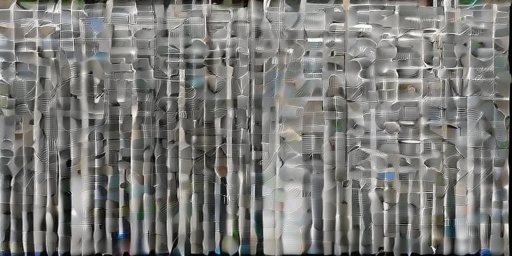
#> input picture samples/browser-lofi/lofi.png, 512 x 256 px
$ python spectrogram_entropy_eval.py --dir ../samples/browser-lofi
#> lines starting #> are read from the running program, lines starting #| are printed output that depends on the picture; long printed decimals are rounded
#!/usr/bin/env python3
"""
Compute spectral entropy for all spectrogram images in a directory, including:
- Overall spectral entropy
- 4 horizontal section entropies (top->bottom)
- 2 vertical section entropies (left half, right half)

Requires: numpy, pillow, scipy
    pip install numpy pillow scipy

Usage:
    python spectral_entropy_images.py --dir ./spectrograms --patterns "*.png" "*.jpg" --recursive --out results.csv
"""
import argparse
import os
import sys
import glob
import csv
from typing import List, Tuple

import numpy as np
from PIL import Image
from scipy.stats import entropy


def spectral_entropy_per_frame(image_2d: np.ndarray) -> float:
    """
    image_2d: [H, W] spectrogram (e.g., [freq, time])
    Returns mean spectral entropy over all time frames.

    We treat axis=0 as frequency bins and axis=1 as time frames.
    """
    if image_2d.ndim != 2:
        raise ValueError(f"Expected 2D array [H, W], got shape {image_2d.shape}")

    # In case negative values appear (e.g., VAE decoded), use magnitude
    S = np.abs(image_2d).astype(np.float64)
    S = S + 1e-8  # Avoid log(0)

    # Normalize per time frame so sum over frequencies = 1
    denom = S.sum(axis=0, keepdims=True)
    denom = np.where(denom <= 0, 1.0, denom)
    P = S / denom  # shape [freq, time]

    # Entropy over frequency axis for each time frame
    H = entropy(P, base=2, axis=0)  # shape [time]
    return float(np.mean(H))


def section_entropies(image_2d: np.ndarray) -> Tuple[List[float], List[float]]:
    """
    Returns:
      horizontal_entropies: list of 4 entropies for top->bottom sections
      vertical_entropies:   list of 2 entropies for left->right sections
    Uses np.array_split to handle sizes not exactly divisible.
    """
    # 4 horizontal bands (split along H / axis=0)
    h_sections = np.array_split(image_2d, 4, axis=0)
    horizontal_entropies = [spectral_entropy_per_frame(sec) for sec in h_sections]

    # 2 vertical bands (split along W / axis=1)
    v_sections = np.array_split(image_2d, 2, axis=1)
    vertical_entropies = [spectral_entropy_per_frame(sec) for sec in v_sections]

    return horizontal_entropies, vertical_entropies


def load_grayscale_image(path: str) -> np.ndarray:
    """
    Load image as float64 grayscale in range [0,1].
    If the input is RGB, it gets converted to luminance using PIL's 'L' mode.
    """
    with Image.open(path) as im:
        im = im.convert("L")
        arr = np.asarray(im, dtype=np.float64) / 255.0  # [H, W] in [0,1]
        return arr


def collect_files(directory: str, patterns: List[str], recursive: bool) -> List[str]:
    files = []
    for pat in patterns:
        pattern = os.path.join(directory, "**", pat) if recursive else os.path.join(directory, pat)
        files.extend(glob.glob(pattern, recursive=recursive))
    files = sorted(set(files))
    return files


def main(argv: List[str]) -> int:
    parser = argparse.ArgumentParser(description="Compute spectral entropy for spectrogram images in a directory.")
    parser.add_argument("--dir", required=True, help="Directory containing images")
    parser.add_argument(
        "--patterns",
        nargs="+",
        default=["*.png", "*.jpg", "*.jpeg", "*.bmp", "*.webp"],
        help="Glob patterns to match files (space-separated)",
    )
    parser.add_argument("--recursive", action="store_true", help="Search subdirectories recursively")
    parser.add_argument("--out", default="spectral_entropy_results.csv", help="Output CSV path")
    parser.add_argument("--fail-on-error", action="store_true", help="Exit non-zero if any file fails to process")

    args = parser.parse_args(argv)

    files = collect_files(args.dir, args.patterns, args.recursive)
    if not files:
        print("No matching image files found.", file=sys.stderr)
        return 1

    # CSV rows: file, overall, H1..H4, V1..V2, height, width
    results: List[Tuple[str, float, float, float, float, float, float, float, int, int]] = []
    failures: List[Tuple[str, str]] = []

    for i, f in enumerate(files, 1):
        try:
            arr = load_grayscale_image(f)  # [H, W]
#> in load_grayscale_image, im is the input picture: PIL image 512x256 RGBA; mean R, G, B, A 123.1, 123, 120.5, 255
            overall = spectral_entropy_per_frame(arr)
#> in spectral_entropy_per_frame, `P = S / denom`:
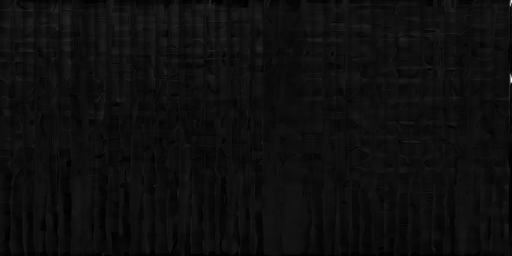
#> P: shape (256, 512) float64; min 6.44e-11, max 0.0691, mean 0.00391; drawn with min black and max white
#> in spectral_entropy_per_frame, `H = entropy(P, base=2, axis=0)`: H = 512 values, max 7.99 at index 276, min 5.75 at index 511, mean 7.92
#> overall = 7.92
            h_vals, v_vals = section_entropies(arr)
#> in section_entropies, `h_sections = np.array_split(image_2d, 4, axis=0)`: h_sections = 4 items
#> in section_entropies, `horizontal_entropies = [spectral_entropy_per_frame(sec) for sec in h_s..`: horizontal_entropies = [5.95, 5.96, 5.96, 5.93]
#> in section_entropies, `v_sections = np.array_split(image_2d, 2, axis=1)`: v_sections = 2 items
#> in section_entropies, `vertical_entropies = [spectral_entropy_per_frame(sec) for sec in v_sec..`: vertical_entropies = [7.91, 7.93]
#> h_vals = [5.95, 5.96, 5.96, 5.93]; v_vals = [7.91, 7.93]

            results.append((
                f, overall,
                h_vals[0], h_vals[1], h_vals[2], h_vals[3],
                v_vals[0], v_vals[1],
                arr.shape[0], arr.shape[1]
            ))

            print(
                f"[{i}/{len(files)}] {f}\n"
                f"  overall={overall:.5f} bits  (H={arr.shape[0]}, W={arr.shape[1]})\n"
                f"  horizontal sections (top->bottom): "
                f"[H1={h_vals[0]:.5f}, H2={h_vals[1]:.5f}, H3={h_vals[2]:.5f}, H4={h_vals[3]:.5f}]\n"
                f"  vertical sections (left->right):   "
                f"[V1={v_vals[0]:.5f}, V2={v_vals[1]:.5f}]"
            )
#| [1/1] ../samples/browser-lofi/lofi.png
#|   overall=7.918 bits  (H=256, W=512)
#|   horizontal sections (top->bottom): [H1=5.947, H2=5.957, H3=5.959, H4=5.926]
#|   vertical sections (left->right):   [V1=7.909, V2=7.926]

        except Exception as e:
            failures.append((f, str(e)))
            print(f"[{i}/{len(files)}] ERROR {f}: {e}", file=sys.stderr)

    # Save CSV
    os.makedirs(os.path.dirname(os.path.abspath(args.out)) or ".", exist_ok=True)
    with open(args.out, "w", newline="", encoding="utf-8") as fp:
        writer = csv.writer(fp)
        writer.writerow([
            "file",
            "spectral_entropy_mean_bits_overall",
            "spectral_entropy_h1_top",
            "spectral_entropy_h2",
            "spectral_entropy_h3",
            "spectral_entropy_h4_bottom",
            "spectral_entropy_v1_left",
            "spectral_entropy_v2_right",
            "height",
            "width",
        ])
        writer.writerows(results)

    # Summary
    if results:
        per_image_scores = [row[1] for row in results]
#> per_image_scores = [7.92]
        batch_avg = float(np.mean(per_image_scores))
#> batch_avg = 7.92
        print(f"\nProcessed {len(results)} files.")
#| Processed 1 files.
        print(f"Batch average spectral entropy (mean over images): {batch_avg:.5f} bits")
#| Batch average spectral entropy (mean over images): 7.918 bits
        print(f"CSV written to: {os.path.abspath(args.out)}")
    else:
        print("\nNo successful results.")

    if failures:
        print(f"\n{len(failures)} files failed to process:", file=sys.stderr)
        for f, msg in failures:
            print(f"  {f} -> {msg}", file=sys.stderr)
        if args.fail-on-error:
            return 2

    return 0


if __name__ == "__main__":
    sys.exit(main(sys.argv[1:]))
#> (the program exits here)
